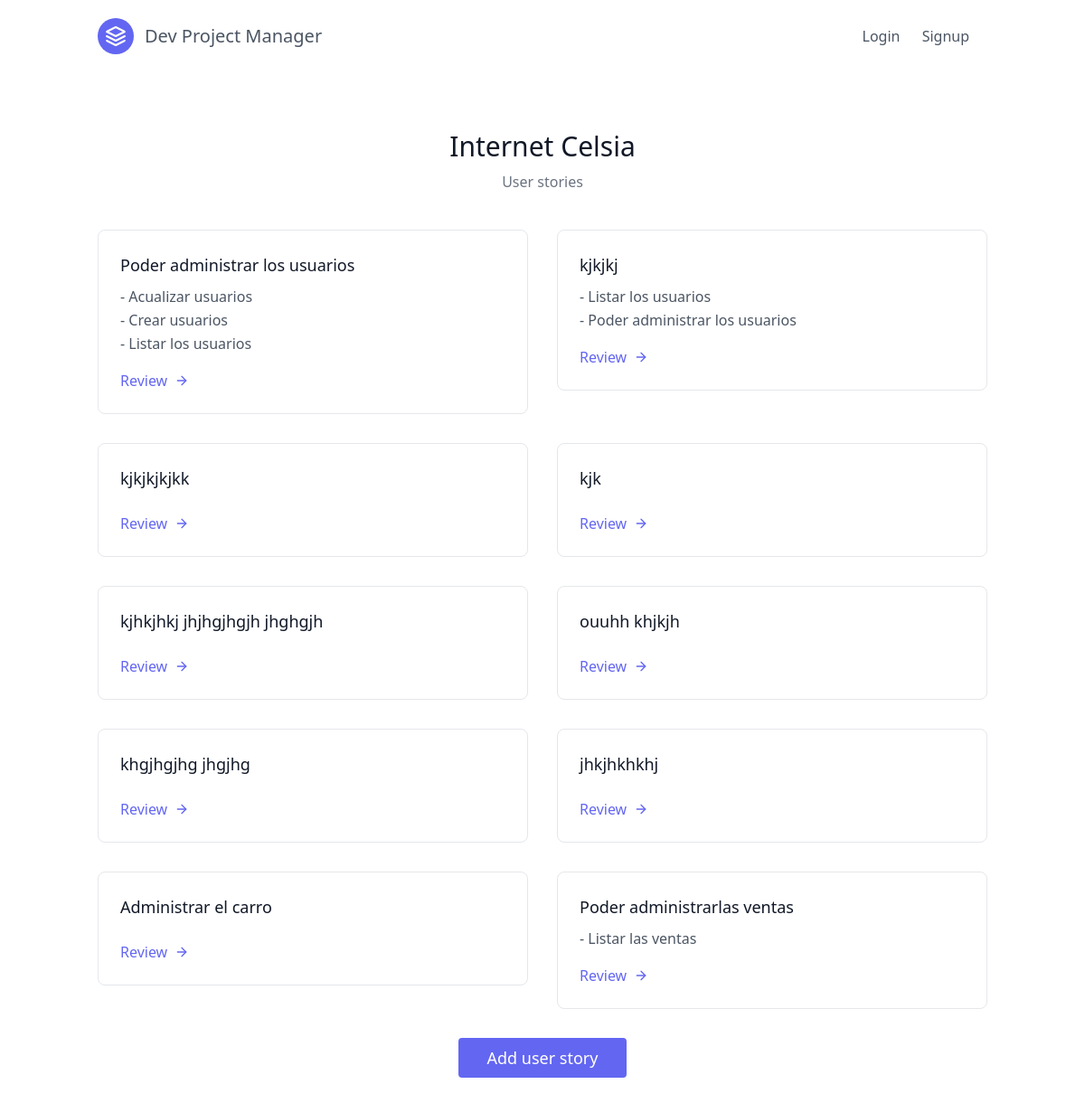
The app's page /project/1 with its own data.
### apps/core/models.py (models this page shows, shortened)
class Project(models.Model):
    name = models.CharField(max_length=32)
    company = models.ForeignKey(Company, on_delete=models.SET_NULL, null=True, related_name='projects')

class UserStory(models.Model):
    description = models.CharField(max_length=32)
    project = models.ForeignKey(Project, on_delete=models.CASCADE, related_name='stories')

class Ticket(models.Model):
    class STATE(models.IntegerChoices):
        ACTIVE = 1
        IN_PROCCES = 2
        FINISHED = 3
    user_story = models.ForeignKey(UserStory, on_delete=models.CASCADE, related_name='tickets')
    description = models.CharField(max_length=64)
    state = models.IntegerField(choices=STATE.choices, default=STATE.ACTIVE, blank=True)
    canceled = models.BooleanField(default=False, blank=True)
    class Meta:
        ordering = ['state']

### apps/core/views.py (the view)
# urls.py: path('project/<int:pk>', ProjectDetail.as_view(), name='project_detail'),
class ProjectDetail(generic.DetailView):
    template_name = 'core/project/project_detail.html'
    context_object_name = 'project'
    def get_object(self, queryset=None):
        return Project.objects.get(id=self.kwargs['pk'])

### templates/core/project/project_detail.html (shortened to what this page needs)
{% extends 'base.html' %}
{% block content %}
	<section class="text-gray-600 body-font">
		<div class="container px-5 py-16 mx-auto">
			<div class="flex flex-wrap w-full mb-10 flex-col items-center text-center">
				<h1 class="sm:text-3xl text-2xl font-medium title-font mb-2 text-gray-900">{{ project.name }}</h1>
				<p class="lg:w-1/2 w-full leading-relaxed text-gray-500">User stories</p>
			</div>
			<div class="flex flex-wrap -m-4">
				{% for user_story in project.stories.all %}
					<div class="xl:w-1/3 md:w-1/2 p-4">
						<div class="border border-gray-200 p-6 rounded-lg">
							<h2 class="text-lg text-gray-900 font-medium title-font mb-2">{{ user_story.description }}</h2>
							{% for ticket in user_story.tickets.all %}
								<p class="leading-relaxed text-base"> - {{ ticket.description }}</p>
							{% endfor %}
							<a href="{% url 'core:user_story_detail' project.id user_story.id %}" class="text-indigo-500 inline-flex items-center mt-4">Review
								<svg class="w-4 h-4 ml-2" viewBox="0 0 24 24" stroke="currentColor" stroke-width="2" fill="none" stroke-linecap="round" stroke-linejoin="round">
									<path d="M5 12h14"></path>
									<path d="M12 5l7 7-7 7"></path>
								</svg>
							</a>
						</div>
					</div>
				{% endfor %}
			</div>
			<button class="flex mx-auto mt-8 text-white bg-indigo-500 border-0 py-2 px-8 focus:outline-none hover:bg-indigo-600 rounded text-lg">
				<a href="{% url 'core:user_story_add' project.id %}">Add user story</a>
			</button>
		</div>
	</section>
{% endblock %}

### templates/base.html (shortened to what this page needs)
{% load static %}
<!DOCTYPE html>
<html lang="en">
	<head>
		<link href="https://unpkg.com/tailwindcss@^2/dist/tailwind.min.css" rel="stylesheet">
	</head>
	<body>
		<header>
			<header class="text-gray-600 body-font">
				<div class="container mx-auto flex flex-wrap p-5 flex-col md:flex-row items-center">
					<a class="flex title-font font-medium items-center text-gray-900 mb-4 md:mb-0">
						<svg xmlns="http://www.w3.org/2000/svg" fill="none" stroke="currentColor" stroke-linecap="round" stroke-linejoin="round" stroke-width="2" class="w-10 h-10 text-white p-2 bg-indigo-500 rounded-full" viewBox="0 0 24 24">
							<path d="M12 2L2 7l10 5 10-5-10-5zM2 17l10 5 10-5M2 12l10 5 10-5"></path>
						</svg>
						<a href="{% url 'core:home' %}" class="ml-3 text-xl">Dev Project Manager</a>
					</a>
					<nav class="md:ml-auto flex flex-wrap items-center text-base justify-center">
						<div>
							{% if not request.user.is_authenticated %}
								<a href="{% url 'core:login' %}" class="mr-5 hover:text-gray-900">Login</a>
								<a href="{% url 'core:signup' %}" class="mr-5 hover:text-gray-900">Signup</a>
							{% endif %}
						</div>
					</nav>
				</div>
			</header>
		</header>
		{% block content %}{% endblock %}
	</body>
</html>

### records on screen
Project: name "Internet Celsia"
UserStory: description "Poder administrar los usuarios"
Ticket: description "Acualizar usuarios"
Ticket: description "Crear usuarios"
Ticket: description "Listar los usuarios"
UserStory: description "kjkjkj"
Ticket: description "Listar los usuarios"
Ticket: description "Poder administrar los usuarios"
UserStory: description "kjkjkjkjkk"
UserStory: description "kjk"
UserStory: description "kjhkjhkj jhjhgjhgjh jhghgjh"
UserStory: description "ouuhh khjkjh"
UserStory: description "khgjhgjhg jhgjhg"
UserStory: description "jhkjhkhkhj"
UserStory: description "Administrar el carro"
UserStory: description "Poder administrarlas ventas"
Ticket: description "Listar las ventas"
